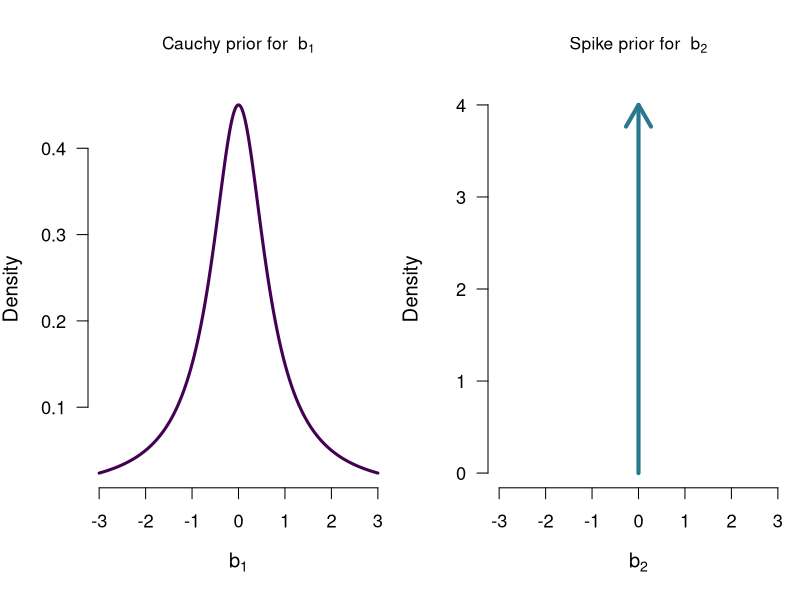
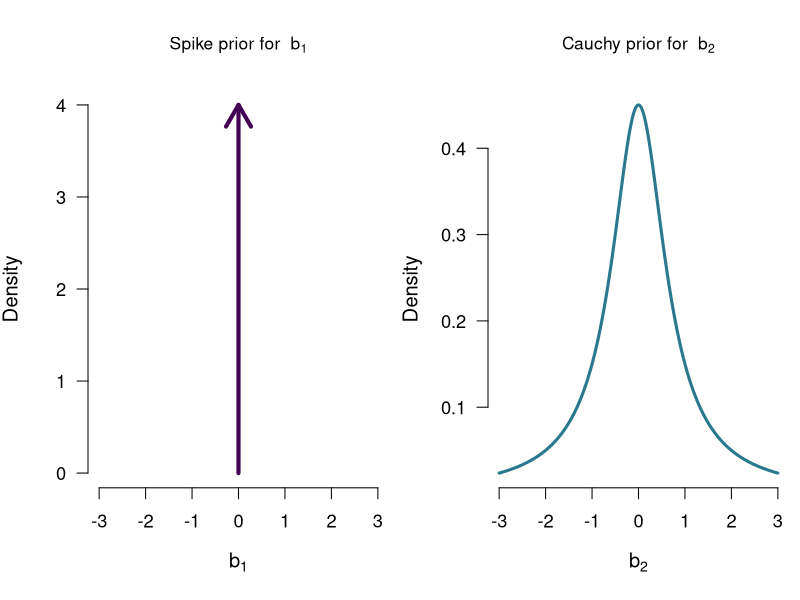
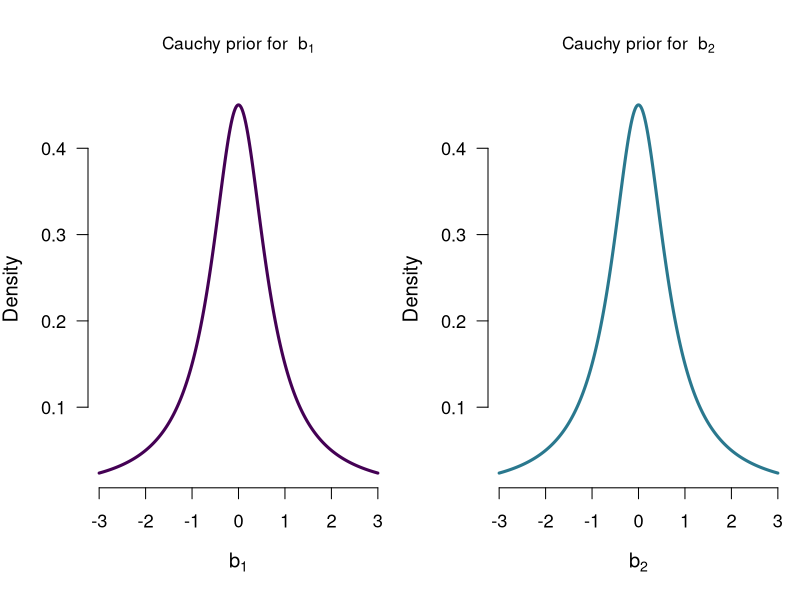

Generate these figures, in order, with R: (Note: this script raises an error after producing the figures.)
## ---- chunk 1
#| label: fig-three-cauchy-dists
myCauchy <- function(x, scale = 1, alt = "twosided") {
  myDens <- dcauchy(x, scale = scale)
  if (alt == "greater") {
    myDens <- ifelse(x < 0, 0, myDens*2)
  } else if (alt == "less") {
    myDens <- ifelse(x > 0, 0, myDens*2)
  }
  return(myDens)
}
par(mfrow = c(1, 2), cex.main = 0.95)
cols <- viridis::viridis(6)
par(cex = 1.1, cex.lab = 1.1, mar = c(5.1, 4, 4.1, .5))
curve(myCauchy(x, scale = 0.707), from = -3, to = 3, n = 1e3, col = cols[1], lwd = 3, xlab = expression(b[1]),
      bty = "n", ylab = "Density", las = 1, main = expression("Cauchy prior for "~ b[1]))
plot(1, 1, type ="n", xlim = c(-3,3), ylim = c(0,4), bty = "n", main = expression("Spike prior for "~ b[2]),
     las = 1, xlab = expression(b[2]), ylab = "Density")
arrows(x0 = 0, x1 = 0, y0 = 0, y1 = 4.0, lwd = 4, col = cols[3])
## ---- chunk 2

par(mfrow = c(1, 2), cex.main = 0.95)
cols <- viridis::viridis(6)
par(cex = 1.1, cex.lab = 1.1, mar = c(5.1, 4, 4.1, .5))
plot(1, 1, type ="n", xlim = c(-3,3), ylim = c(0,4), bty = "n", main = expression("Spike prior for "~ b[1]),
     las = 1, xlab = expression(b[1]), ylab = "Density")
arrows(x0 = 0, x1 = 0, y0 = 0, y1 = 4.0, lwd = 4, col = cols[1])
curve(myCauchy(x, scale = 0.707), from = -3, to = 3, n = 1e3, col = cols[3], lwd = 3, xlab = expression(b[2]),
      bty = "n", ylab = "Density", las = 1, main = expression("Cauchy prior for "~ b[2]))
## ---- chunk 3

par(mfrow = c(1, 2), cex.main = 0.95)
cols <- viridis::viridis(6)
par(cex = 1.1, cex.lab = 1.1, mar = c(5.1, 4, 4.1, .5))
curve(myCauchy(x, scale = 0.707), from = -3, to = 3, n = 1e3, col = cols[1], lwd = 3, xlab = expression(b[1]),
      bty = "n", ylab = "Density", las = 1, main = expression("Cauchy prior for "~ b[1]))
curve(myCauchy(x, scale = 0.707), from = -3, to = 3, n = 1e3, col = cols[3], lwd = 3, xlab = expression(b[2]),
      bty = "n", ylab = "Density", las = 1, main = expression("Cauchy prior for "~ b[2]))
## ---- chunk 4
#| label: fig-beer-anova-screenshot
knitr::include_graphics("Figures/ANOVA_JASPpanel.png", dpi=120) 
## ---- chunk 5
#| label: fig-beer-anova-model-comparison
knitr::include_graphics("Figures/ANOVA_ModelComparison.png", dpi=120) 
## ---- chunk 6
#| label: fig-beer-anova-effects
knitr::include_graphics("Figures/ANOVA_AnalysisEffects.png", dpi=120) 
## ---- chunk 7
#| label: fig-beer-anova-single-model-estimates
knitr::include_graphics("Figures/ANOVA_SingleModelInferenceMainEffects.png", dpi=120) 
## ---- chunk 8
#| label: fig-beer-anova-model-averaged-estimates
knitr::include_graphics("Figures/ANOVA_ModelAveragedMainEffects.png", dpi=120) 
